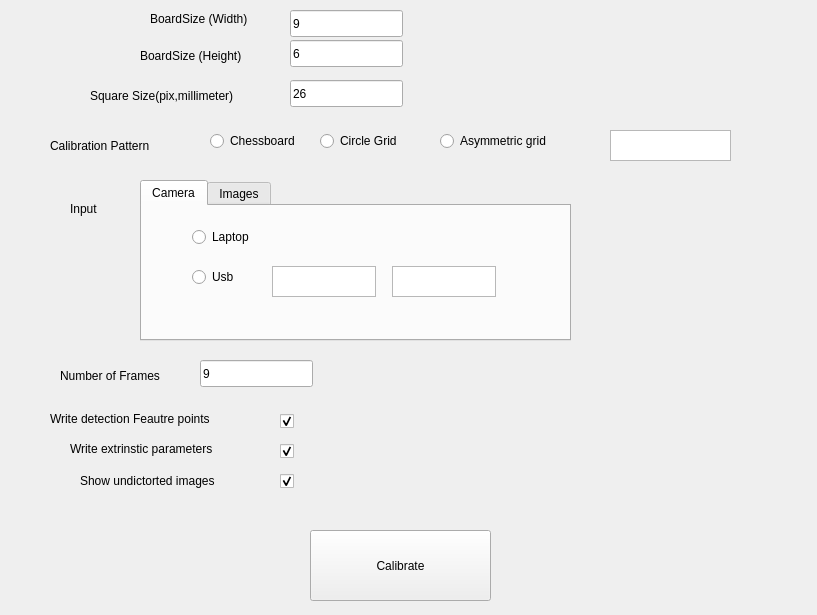
<?xml version="1.0" encoding="UTF-8"?>
<ui version="4.0">
 <class>Widget</class>
 <widget class="QWidget" name="Widget">
  <property name="geometry">
   <rect>
    <x>0</x>
    <y>0</y>
    <width>817</width>
    <height>615</height>
   </rect>
  </property>
  <property name="windowTitle">
   <string>Widget</string>
  </property>
  <widget class="QLabel" name="label_borderSize_width">
   <property name="geometry">
    <rect>
     <x>150</x>
     <y>10</y>
     <width>131</width>
     <height>17</height>
    </rect>
   </property>
   <property name="text">
    <string>BoardSize (Width)</string>
   </property>
  </widget>
  <widget class="QLabel" name="label_borderSize_height">
   <property name="geometry">
    <rect>
     <x>140</x>
     <y>40</y>
     <width>141</width>
     <height>31</height>
    </rect>
   </property>
   <property name="text">
    <string>BoardSize (Height)</string>
   </property>
  </widget>
  <widget class="QLabel" name="label_square_size">
   <property name="geometry">
    <rect>
     <x>90</x>
     <y>80</y>
     <width>181</width>
     <height>31</height>
    </rect>
   </property>
   <property name="text">
    <string>Square Size(pix,millimeter)</string>
   </property>
  </widget>
  <widget class="QLabel" name="label_pattern">
   <property name="geometry">
    <rect>
     <x>50</x>
     <y>130</y>
     <width>141</width>
     <height>31</height>
    </rect>
   </property>
   <property name="text">
    <string>Calibration Pattern</string>
   </property>
  </widget>
  <widget class="QLabel" name="label_input">
   <property name="geometry">
    <rect>
     <x>70</x>
     <y>200</y>
     <width>41</width>
     <height>17</height>
    </rect>
   </property>
   <property name="text">
    <string>Input</string>
   </property>
  </widget>
  <widget class="QLabel" name="label_number_frames">
   <property name="geometry">
    <rect>
     <x>60</x>
     <y>360</y>
     <width>131</width>
     <height>31</height>
    </rect>
   </property>
   <property name="text">
    <string>Number of Frames</string>
   </property>
  </widget>
  <widget class="QLabel" name="label_detection">
   <property name="geometry">
    <rect>
     <x>50</x>
     <y>410</y>
     <width>211</width>
     <height>17</height>
    </rect>
   </property>
   <property name="text">
    <string>Write detection Feautre points</string>
   </property>
  </widget>
  <widget class="QLabel" name="label_extr">
   <property name="geometry">
    <rect>
     <x>70</x>
     <y>440</y>
     <width>191</width>
     <height>17</height>
    </rect>
   </property>
   <property name="text">
    <string>Write extrinstic parameters</string>
   </property>
  </widget>
  <widget class="QLabel" name="label_showund">
   <property name="geometry">
    <rect>
     <x>80</x>
     <y>470</y>
     <width>181</width>
     <height>21</height>
    </rect>
   </property>
   <property name="text">
    <string>Show undictorted images</string>
   </property>
  </widget>
  <widget class="QPushButton" name="pushButton_cal">
   <property name="geometry">
    <rect>
     <x>310</x>
     <y>530</y>
     <width>181</width>
     <height>71</height>
    </rect>
   </property>
   <property name="text">
    <string>Calibrate</string>
   </property>
  </widget>
  <widget class="QLineEdit" name="lineEdit_width">
   <property name="geometry">
    <rect>
     <x>290</x>
     <y>10</y>
     <width>113</width>
     <height>27</height>
    </rect>
   </property>
   <property name="text">
    <string>9</string>
   </property>
  </widget>
  <widget class="QLineEdit" name="lineEdit_height">
   <property name="geometry">
    <rect>
     <x>290</x>
     <y>40</y>
     <width>113</width>
     <height>27</height>
    </rect>
   </property>
   <property name="text">
    <string>6</string>
   </property>
  </widget>
  <widget class="QLineEdit" name="lineEdit_size">
   <property name="geometry">
    <rect>
     <x>290</x>
     <y>80</y>
     <width>113</width>
     <height>27</height>
    </rect>
   </property>
   <property name="text">
    <string>26</string>
   </property>
  </widget>
  <widget class="QRadioButton" name="radioButton_CHESS">
   <property name="geometry">
    <rect>
     <x>210</x>
     <y>130</y>
     <width>117</width>
     <height>22</height>
    </rect>
   </property>
   <property name="text">
    <string>Chessboard</string>
   </property>
  </widget>
  <widget class="QRadioButton" name="radioButton_CIRCLE">
   <property name="geometry">
    <rect>
     <x>320</x>
     <y>130</y>
     <width>117</width>
     <height>22</height>
    </rect>
   </property>
   <property name="text">
    <string>Circle Grid</string>
   </property>
  </widget>
  <widget class="QRadioButton" name="radioButton_ASYMM">
   <property name="geometry">
    <rect>
     <x>440</x>
     <y>130</y>
     <width>141</width>
     <height>22</height>
    </rect>
   </property>
   <property name="text">
    <string>Asymmetric grid</string>
   </property>
  </widget>
  <widget class="QTabWidget" name="tabWidget_input">
   <property name="geometry">
    <rect>
     <x>140</x>
     <y>180</y>
     <width>431</width>
     <height>161</height>
    </rect>
   </property>
   <property name="currentIndex">
    <number>0</number>
   </property>
   <widget class="QWidget" name="tab">
    <attribute name="title">
     <string>Camera</string>
    </attribute>
    <widget class="QRadioButton" name="radioButton_lap">
     <property name="geometry">
      <rect>
       <x>50</x>
       <y>20</y>
       <width>117</width>
       <height>22</height>
      </rect>
     </property>
     <property name="text">
      <string>Laptop</string>
     </property>
    </widget>
    <widget class="QRadioButton" name="radioButton_usb">
     <property name="geometry">
      <rect>
       <x>50</x>
       <y>60</y>
       <width>117</width>
       <height>22</height>
      </rect>
     </property>
     <property name="text">
      <string>Usb</string>
     </property>
    </widget>
    <widget class="QPlainTextEdit" name="plainTextEdit_input">
     <property name="geometry">
      <rect>
       <x>250</x>
       <y>60</y>
       <width>104</width>
       <height>31</height>
      </rect>
     </property>
    </widget>
    <widget class="QPlainTextEdit" name="plainTextEdit_touch">
     <property name="geometry">
      <rect>
       <x>130</x>
       <y>60</y>
       <width>104</width>
       <height>31</height>
      </rect>
     </property>
    </widget>
   </widget>
   <widget class="QWidget" name="tab_2">
    <attribute name="title">
     <string>Images</string>
    </attribute>
    <widget class="QPlainTextEdit" name="plainTextEdit">
     <property name="geometry">
      <rect>
       <x>20</x>
       <y>10</y>
       <width>281</width>
       <height>111</height>
      </rect>
     </property>
    </widget>
    <widget class="QPushButton" name="pushButton">
     <property name="geometry">
      <rect>
       <x>310</x>
       <y>40</y>
       <width>99</width>
       <height>27</height>
      </rect>
     </property>
     <property name="text">
      <string>File</string>
     </property>
    </widget>
   </widget>
  </widget>
  <widget class="QPlainTextEdit" name="plainTextEdit_chess">
   <property name="geometry">
    <rect>
     <x>610</x>
     <y>130</y>
     <width>121</width>
     <height>31</height>
    </rect>
   </property>
  </widget>
  <widget class="QLineEdit" name="lineEdit_number">
   <property name="geometry">
    <rect>
     <x>200</x>
     <y>360</y>
     <width>113</width>
     <height>27</height>
    </rect>
   </property>
   <property name="text">
    <string>9</string>
   </property>
  </widget>
  <widget class="QCheckBox" name="checkBox_det">
   <property name="geometry">
    <rect>
     <x>280</x>
     <y>410</y>
     <width>97</width>
     <height>22</height>
    </rect>
   </property>
   <property name="text">
    <string/>
   </property>
   <property name="checked">
    <bool>true</bool>
   </property>
  </widget>
  <widget class="QCheckBox" name="checkBox_extr">
   <property name="geometry">
    <rect>
     <x>280</x>
     <y>440</y>
     <width>97</width>
     <height>22</height>
    </rect>
   </property>
   <property name="text">
    <string/>
   </property>
   <property name="checked">
    <bool>true</bool>
   </property>
  </widget>
  <widget class="QCheckBox" name="checkBox_undist">
   <property name="geometry">
    <rect>
     <x>280</x>
     <y>470</y>
     <width>97</width>
     <height>22</height>
    </rect>
   </property>
   <property name="text">
    <string/>
   </property>
   <property name="checked">
    <bool>true</bool>
   </property>
  </widget>
 </widget>
 <layoutdefault spacing="6" margin="11"/>
 <resources/>
 <connections/>
</ui>
